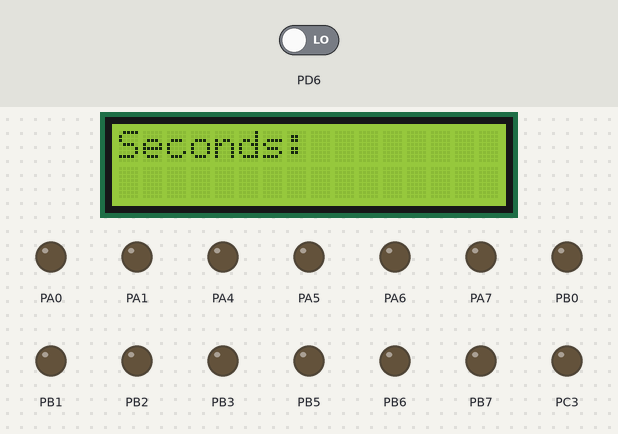
Recording of a program running on a simulated ATmega32, built with avr-gcc and emulated at 16 MHz. Parts: 16×2 character LCD, output pins drawn as LEDs (lit = HIGH). Wiring (inferred from the names in the program): character LCD (HD44780): RS PC0; R/W PC1; E PC2; data PD4, PD5, PC7, PD7. Wiring (inferred from the signals the program sends): 4×3 keypad with keys 1 2 3 4 5 6 7 8 9 * 0 # (labels assumed): rows PD0, PD1, PD2, PD3; columns PC4, PC5, PC6. The inputs (shaded band) are chosen by the test bench; at power-on: PD6 LOW. Pins used as bus, display or sensor lines are not drawn.

Above: at 0.33 s.
At 1.1 s:
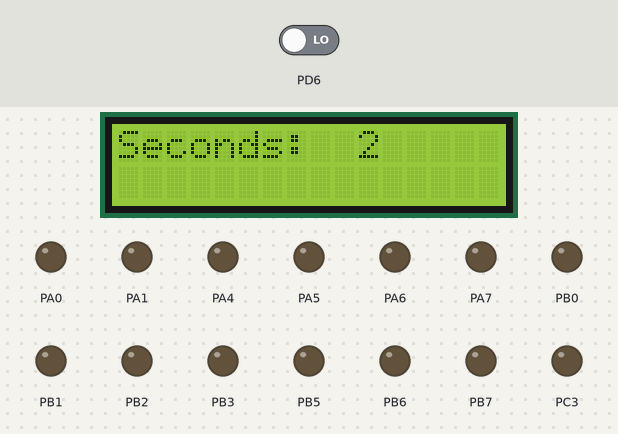
At 1.7 s:
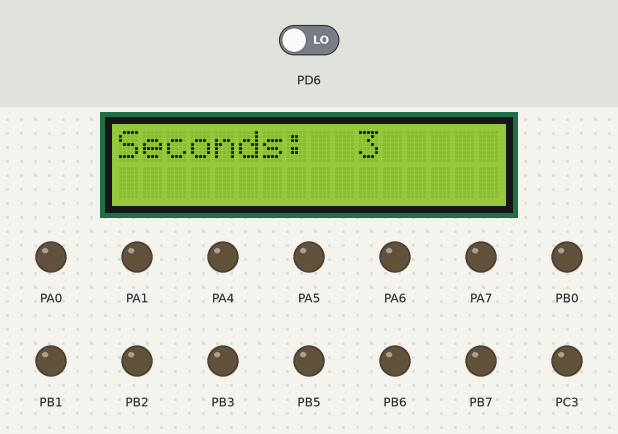
At 2.2 s:
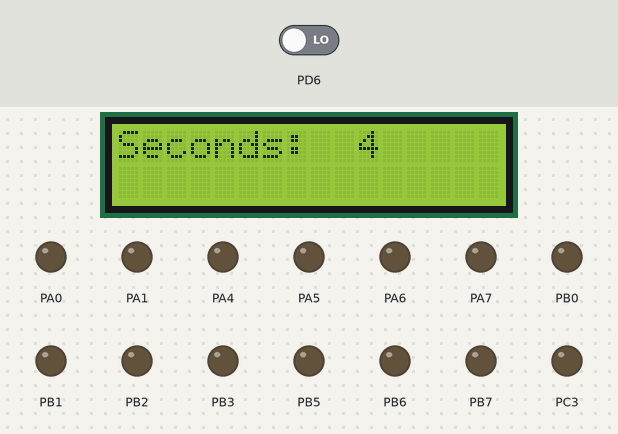
At 2.8 s:
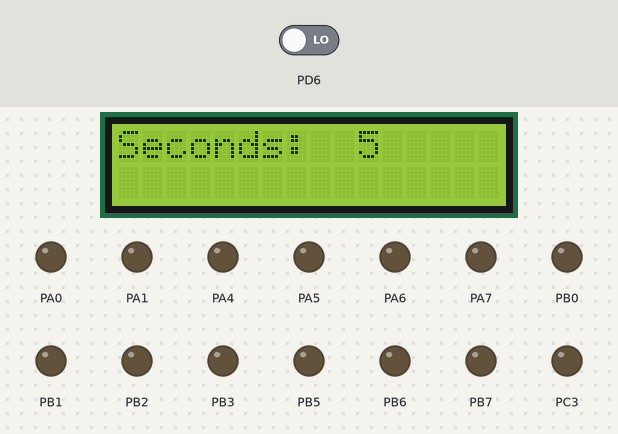

Measured:
- what the display in image 0 shows lasts 0.5 s, from 0.1 s to 0.6 s
- what the display in image 1 shows lasts 0.5 s, from 1.1 s to 1.6 s

The program:

main.c
```c
#define  F_CPU  16000000UL
#include <util/delay.h>

#include "MemMap.h"
#include "StdTypes.h"
#include "Utils.h"
#include "MCAL/DIO_Interface.h"
#include "HAL/LCD.h"
#include "HAL/KeyPad.h"
#include "MCAL/ADC.h"
#include "HAL/Sensors.h"
#include "MCAL/EXInterrupt.h"
#include "MCAL/Timers.h"
#include "SERVICES/TimerServices.h"
#include "HAL/servo.h"
#include "HAL/ultrasonic.h"
#include "SERVICES/UART_Services.h"
#include "MCAL/UART.h"
#include "MCAL/SPI.h"
//slave
#include "Scheduler/OS.h"
#include "Scheduler/Tasks.h"
#include "HAL/Sensor_DHT22_int.h"

// ISR Callback
void vMillisIncrement(void)
{
	static u16 u16_100uSecCounter = 0;
	static u16 u16_millisCounter = 0;
	u16_100uSecCounter++;

	if(u16_100uSecCounter >= 10)
	{
		u16_100uSecCounter = 0;
		u16_millisCounter++;
	}

	if(u16_millisCounter >= 1000)
	{
		// To be called every 1 Sec
		OS_Task_Handler();
		// Reset u16_millisCounter
		u16_millisCounter = 0;
	}
	TCNT0 = 156;  // to int timer to calculation 1us
}


void vInitEcu(void)
{
	u8 str[] = {"Seconds: "};
	Timer0_Init(TIMER0_NORMAL_MODE, TIMER0_SCALER_8, OCO_DISCONNECTED);
	Timer0_OV_InterruptEnable();
	Timer0_OC_SetCallBack(vMillisIncrement);

Timer1_Init(TIMER1_NORMAL_MODE,TIMER1_SCALER_8,OCRA_DISCONNECTED,OCRB_DISCONNECTED);
TCNT1=0;

	sei();
	DIO_Init();
	DIO_InitPin(PINB0,OUTPUT);
	DIO_InitPin(PINB2,OUTPUT);

	DIO_WritePin(PINB0,LOW);
	DIO_WritePin(PINB2,LOW);

	LCD_Init();
	LCD_WriteString(str);
    DHT_SensorINT();
}

/*
void Task_DisplaySystem(void);
void Task_Pump_Control(void);
void Task_ErrorHandle(void);
void Task_Critical_Irrigation(void);
void Task_Periodic_Irrigation(void);
void Task_SensorRunnable(void);
*/

void InitScheduler(void)
{
	// 1 ->mean (0.5)s because mcu 16MHZ
	OS_TaskCreate(Task_1S_LcdUpdate,1,BLOCKED);

	OS_TaskCreate(Task_Pump_Control,2,SUSPENDED);

	OS_TaskCreate(Task_Critical_Irrigation,15,BLOCKED); // 15 s

	OS_TaskCreate(Task_Periodic_Irrigation, 60 ,BLOCKED); // 60 s

	OS_TaskCreate(Task_SensorRunnable,5,BLOCKED); // 5 s

	OS_TaskCreate(Task_ErrorHandle,6,BLOCKED);

	OS_TaskCreate(Task_DisplaySystem,10,BLOCKED); //10sec
}


int main(void)
{
	// Sw initilaization
	vInitEcu();

	// Start the Scheduler
	InitScheduler();

	while(1)
	{
		// Execute the scheduler
		OS_TaskExecution();
	}
}
```

MemMap.h
```c
#ifndef MEMMAP32_H_
#define MEMMAP32_H_
/*
#  define __INTR_ATTRS used, externally_visible
#  define ISR(vector, ...)            \
void vector (void) __attribute__ ((signal,__INTR_ATTRS)) __VA_ARGS__; \
void vector (void)*/
//#define _VECTOR(N) __vector_ ## N*/

/* DIO_Registers */
#define DDRA (*(volatile unsigned char*)0x3A)
#define DDRB (*(volatile unsigned char*)0x37)
#define DDRC (*(volatile unsigned char*)0x34)
#define DDRD (*(volatile unsigned char*)0x31)

#define PINA (*(volatile unsigned char*)0x39)
#define PINB (*(volatile unsigned char*)0x36)
#define PINC (*(volatile unsigned char*)0x33)
#define PIND (*(volatile unsigned char*)0x30)

#define PORTA (*(volatile unsigned char*)0x3B)
#define PORTB (*(volatile unsigned char*)0x38)
#define PORTC (*(volatile unsigned char*)0x35)
#define PORTD (*(volatile unsigned char*)0x32)
/********************************************************************************************************/

/* ADC_Registers */
#define ADMUX (*(volatile unsigned char*)0x27)
#define ADLAR 5
#define REFS0 6
#define REFS1 7

#define ADCSRA (*(volatile unsigned char*)0x26)
#define ADPS0 0
#define ADPS1 1
#define ADPS2 2
#define ADIE  3
#define ADIF  4
#define ADATE 5
#define ADSC  6
#define ADEN  7

#define ADCL (*(volatile unsigned char*)0x24)
#define ADCH (*(volatile unsigned char*)0x25)
#define ADC (*(volatile unsigned short*)0x24)
/********************************************************************************************************/
/*External Interrupt */
#define MCUCSR   (*(volatile unsigned char*)0x54)
#define ISC2 6

#define MCUCR   (*(volatile unsigned char*)0x55)
#define ISC00 0
#define ISC01 1
#define ISC10 2
#define ISC11 3

#define GICR     (*(volatile unsigned char*)0x5B)
#define INT1 7
#define INT0 6
#define INT2 5

#define GIFR    (*(volatile unsigned char*)0x5A)
#define INTF1 7
#define INTF0 6
#define INTF2 5
/************************************************************************************************/
/* Timer 0 */
#define TCNT0   (*(volatile unsigned char*)0x52)
#define TCCR0   (*(volatile unsigned char*)0x53)
/* TCCR0 */
#define FOC0    7
#define WGM00   6
#define COM01   5
#define COM00   4
#define WGM01   3
#define CS02    2
#define CS01    1
#define CS00    0

#define TWCR    (*(volatile unsigned char*)0x56)
#define SPMCR   (*(volatile unsigned char*)0x57)
#define TIFR    (*(volatile unsigned char*)0x58)
#define TIMSK   (*(volatile unsigned char*)0x59)
/* TIMSK */
#define OCIE2   7
#define TOIE2   6
#define TICIE1  5
#define OCIE1A  4
#define OCIE1B  3
#define TOIE1   2
#define OCIE0   1
#define TOIE0   0

#define OCR0    (*(volatile unsigned char*)0x5C)
/****************************************************************************************************/

/*TIMER 1*/


#define ICR1         (*(volatile unsigned short*)0x46)
#define ICR1L     (*(volatile unsigned char*)0x46)
#define ICR1H     (*(volatile unsigned char*)0x47)
#define OCR1B     (*(volatile unsigned short*)0x48)
#define OCR1BL    (*(volatile unsigned char*)0x48)
#define OCR1BH       (*(volatile unsigned char*)0x49)
#define OCR1A     (*(volatile unsigned short*)0x4A)
#define OCR1AL    (*(volatile unsigned char*)0x4A)
#define OCR1AH      (*(volatile unsigned char*)0x4B)
#define TCNT1       (*(volatile unsigned short*)0x4C)
#define TCNT1L    (*(volatile unsigned char*)0x4C)
#define TCNT1H    (*(volatile unsigned char*)0x4D)
#define TCCR1B       (*(volatile unsigned char*)0x4E)
#define TCCR1A        (*(volatile unsigned char*)0x4F)

#define SFIOR       (*(volatile unsigned char*)0x50)

#define OSCCAL       (*(volatile unsigned char*)0x51)
/******************************************************************************/
/* Timer 2 */

#define OCR2     (*(volatile unsigned char*)0x43)
#define TCNT2    (*(volatile unsigned char*)0x44)
#define TCCR2    (*(volatile unsigned char*)0x45)


/* TCCR2 */
#define FOC2    7
#define WGM20   6
#define COM21   5
#define COM20   4
#define WGM21   3
#define CS22    2
#define CS21    1
#define CS20    0

/* ASSR */
/* bits 7-4 reserved */
#define AS2     3
#define TCN2UB  2
#define OCR2UB  1
#define TCR2UB  0

/* TCCR1A */
#define COM1A1  7
#define COM1A0  6
#define COM1B1  5
#define COM1B0  4
#define FOC1A   3
#define FOC1B   2
#define WGM11   1
#define WGM10   0

/* TCCR1B */
#define ICNC1   7
#define ICES1   6
/* bit 5 reserved */
#define WGM13   4
#define WGM12   3
#define CS12    2
#define CS11    1
#define CS10    0

/* WDTCR */
#define WDTCR    (*(volatile unsigned char*)0x41)
/* bits 7-5 reserved */
#define WDTOE   4
#define WDE     3
#define WDP2    2
#define WDP1    1
#define WDP0    0


/*****************************UART Registers*******************************/
/* USART Baud Rate Register Low */
#define UBRRL    (*(volatile unsigned char*)0x29)

/* USART Control and Status Register B */
#define UCSRB   (*(volatile unsigned char*)0x2A)

#define    RXCIE        7
#define    TXCIE        6
#define    UDRIE        5
#define    RXEN         4
#define    TXEN         3
#define    UCSZ         2
#define    UCSZ2        2
#define    RXB8         1
#define    TXB8         0
/* USART Control and Status Register A */
#define UCSRA    (*(volatile unsigned char*)0x2B)

#define    RXC          7
#define    TXC          6
#define    UDRE         5
#define    FE           4
#define    DOR          3
#define    UPE          2
#define    U2X          1
#define    MPCM         0
/* USART I/O Data Register */
#define UDR       (*(volatile unsigned char*)0x2C)

/* USART Baud Rate Register High */
#define UBRRH    (*(volatile unsigned char*)0x40)

/* USART Control and Status Register C */
#define UCSRC     (*(volatile unsigned char*)0x40)

/* USART Register C */
#define    URSEL        7
#define    UMSEL        6
#define    UPM1         5
#define    UPM0         4
#define    USBS         3
#define    UCSZ1        2
#define    UCSZ0        1
#define    UCPOL        0


/******************************************************************************/
/* SPI */
/* SPI Control Register */
#define SPCR       (*(volatile unsigned char*)0x2D)
/* SPI Status Register */
#define SPSR       (*(volatile unsigned char*)0x2E)
/* SPI I/O Data Register */
#define SPDR       (*(volatile unsigned char*)0x2F)

/* SPI Status Register - SPSR */
#define    SPIF         7
#define    WCOL         6
#define    SPI2X        0

/* SPI Control Register - SPCR */
#define    SPIE         7
#define    SPE          6
#define    DORD         5
#define    MSTR         4
#define    CPOL         3
#define    CPHA         2
#define    SPR1         1
#define    SPR0         0

/****************************** EEPROM Control Register ****************************/
/* EEPROM Control Register */
#define EECR	(*(volatile unsigned char*)0x3C)

#define    EERIE        3
#define    EEMWE        2
#define    EEWE         1
#define    EERE         0

/* EEPROM Data Register */
#define EEDR	(*(volatile unsigned char*)0x3D)

/* EEPROM Address Register */
#define EEAR	(*(volatile unsigned short*)0x3E)
#define EEARL	(*(volatile unsigned char*)0x3E)
#define EEARH	(*(volatile unsigned char*)0x3F)

/* TWI stands for "Two Wire Interface" or "TWI Was I2C(tm)" */
#define TWBR    (*(volatile unsigned char*)0x20)
#define TWSR    (*(volatile unsigned char*)0x21)
#define TWAR    (*(volatile unsigned char*)0x22)
#define TWDR    (*(volatile unsigned char*)0x23)

/* TIMSK */
#define OCIE2   7
#define TOIE2   6
#define TICIE1  5
#define OCIE1A  4
#define OCIE1B  3
#define TOIE1   2
#define OCIE0   1
#define TOIE0   0

/* TIFR */
#define OCF2    7
#define TOV2    6
#define ICF1    5
#define OCF1A   4
#define OCF1B   3
#define TOV1    2
#define OCF0    1
#define TOV0    0

/* SPMCR */
#define SPMIE   7
#define RWWSB   6
/* bit 5 reserved */
#define RWWSRE  4
#define BLBSET  3
#define PGWRT   2
#define PGERS   1
#define SPMEN   0

/* TWCR */
#define TWINT   7
#define TWEA    6
#define TWSTA   5
#define TWSTO   4
#define TWWC    3
#define TWEN    2
/* bit 1 reserved */
#define TWIE    0

/* TWAR */
#define TWA6    7
#define TWA5    6
#define TWA4    5
#define TWA3    4
#define TWA2    3
#define TWA1    2
#define TWA0    1
#define TWGCE   0

/* TWSR */
#define TWS7    7
#define TWS6    6
#define TWS5    5
#define TWS4    4
#define TWS3    3
/* bit 2 reserved */
#define TWPS1   1
#define TWPS0   0
/*********************************************************************************/
/* Interrupt vectors */
/* External Interrupt Request 0 */
#define INT0_vect			__vector_1
/* External Interrupt Request 1 */
#define INT1_vect			__vector_2
/* External Interrupt Request 2 */
#define INT2_vect			__vector_3
/* Timer/Counter2 Compare Match */
#define TIMER2_COMP_vect		__vector_4
/* Timer/Counter2 Overflow */
#define TIMER2_OVF_vect			__vector_5
/* Timer/Counter1 Capture Event */
#define TIMER1_ICU_vect		__vector_6
/* Timer/Counter1 Compare Match A */
#define TIMER1_OCA_vect		__vector_7
/* Timer/Counter1 Compare Match B */
#define TIMER1_OCB_vect		__vector_8
/* Timer/Counter1 Overflow */
#define TIMER1_OVF_vect			__vector_9
/* Timer/Counter0 Compare Match */
#define TIMER0_OC_vect		__vector_10
/* Timer/Counter0 Overflow */
#define TIMER0_OVF_vect			__vector_11
/* Serial Transfer Complete */
#define SPI_STC_vect			__vector_12
/* USART, Rx Complete */
#define UART_RX_vect			__vector_13
/* USART Data Register Empty */
#define UART_UDRE_vect			__vector_14
/* USART, Tx Complete */
#define UART_TX_vect			__vector_15
/* ADC Conversion Complete */
#define ADC_vect			   __vector_16
/* EEPROM Ready */
#define EE_RDY_vect			   __vector_17
/* Analog Comparator */
#define ANA_COMP_vect			__vector_18
/* 2-wire Serial Interface */
#define TWI_vect			    __vector_19
/* Store Program Memory Ready */
#define SPM_RDY_vect			__vector_20

#  define BAD_vect __vector_default

/*interrupt functions*/

# define sei()  __asm__ __volatile__ ("sei" ::)
# define cli()  __asm__ __volatile__ ("cli" ::)
# define reti()  __asm__ __volatile__ ("reti" ::)
# define ret()  __asm__ __volatile__ ("ret" ::)

#  define ISR_NOBLOCK    __attribute__((interrupt))
#  define ISR_NAKED      __attribute__((naked))


#  define ISR(vector,...)            \
void vector (void) __attribute__ ((signal))__VA_ARGS__ ; \
void vector (void)


#endif /* MEMMAPPED32_H_ */
```

TimerServices.c
```c
#include "TimerServices.h"

volatile u16 t1,t2,t3,flag=0;
static void Func_ICU(void);

void PWM_Measure(u32* Pfreq,u8* Pduty)
{
	u16 Ton,Toff;

	TCNT1=0;
	Timer1_ICU_SetCallBack(Func_ICU);
	Timer1_InputCaptureEdge(RISING);
	Timer1_ICU_InterruptEnable();
	flag=0;
	while(flag<3);
	Ton=t2-t1;
	Toff=t3-t2;

	*Pduty=((u32)Ton*100)/((u32)Ton+Toff);
	*Pfreq=(u32)1000000/((u32)Toff+Ton);

}

static void Func_ICU(void)
{
	if (flag==0)
	{
		t1=ICR1;
		Timer1_InputCaptureEdge(FALLING);
		flag=1;
	}
	else if (flag==1)
	{
		t2=ICR1;
		Timer1_InputCaptureEdge(RISING);
		flag=2;
	}
	else if (flag==2)
	{
		t3=ICR1;
		Timer1_ICU_InterruptDisable();
		flag=3;
	}


}
```

TimerServices.h
```c
#ifndef TIMERSERVICES_H_
#define TIMERSERVICES_H_

#include "../MCAL/Timers.h"
void PWM_Measure(u32* Pfreq,u8* Pduty);

#endif /* TIMERSERVICES_H_ */
```

UART_Services.c
```c
#include "UART_Services.h"


void UART_SendInt(u32 num)
{
	UART_Send((u8)num);
	UART_Send((u8)(num>>8));
	UART_Send((u8)(num>>16));
	UART_Send((u8)(num>>24));
	//u8 *p=&num;
	//UART_Send(p[0]);
}
u32 UART_ReceiveInt(void)
{
	u8 Byte_1=UART_Receive();
	u8 Byte_2=UART_Receive();
	u8 Byte_3=UART_Receive();
	u8 Byte_4=UART_Receive();
	u32 num=Byte_1|((u32)Byte_2<<8)|((u32)Byte_3<<16)|((u32)Byte_4<<24);
	return num;
}


void UART_SendString(u8*str)
{
	u8 i;
	for (i=0;str[i];i++)
	{
		UART_Send(str[i]);
	}
	UART_Send('#');
}

void UART_ReceiveString(u8*str)
{
	u8 i=0;
	str[i]=UART_Receive();
	while(str[i]!='#')
	{
		i++;
		str[i]=UART_Receive();
	}
	str[i]=0;
}


void UART_SendString_CS(u8*str)
{
	u8 i=0;
	u16 sum=0;
	for (i=0;str[i];i++)
	{
		sum=sum+str[i];
	}
	UART_Send(i);
	for (i=0;str[i];i++)
	{
		UART_Send(str[i]);
	}
	UART_Send(sum);
	UART_Send(sum>>8);

}

u8 UART_ReceiveString_CS(u8*str)
{
	u8 i,lens,byte_1,byte_2;
	u16 sum_rece,sum=0;
	lens=UART_Receive();
	for (i=0;i<lens;i++)
	{
		str[i]=UART_Receive();
		sum=sum+str[i];
	}
	byte_1=UART_Receive();
	byte_2=UART_Receive();
	sum_rece=byte_1|(u16)byte_2<<8;
	if (sum==sum_rece)
	{
		return 1;
	}
	else
	return 0;

}
```

UART_Services.h
```c
#ifndef UART_SERVICES_H_
#define UART_SERVICES_H_


#include "../MCAL/UART.h"


void UART_SendInt(u32 num);
u32 UART_ReceiveInt(void);
void UART_ReceiveString(u8*str);
void UART_SendString(u8*str);
void UART_SendString_CS(u8*str);

#endif /* UART_SERVICES_H_ */
```

OS.c
```c
#include "OS.h"

static OS_Stuct taskArray[MAX_NUM_OF_TASKS];
static u8 taskCounter = 0;

void OS_TaskState(fncPtr task , OS_state state){
	for(u8 i=0; i<MAX_NUM_OF_TASKS ; i++){
		if(taskArray[i].function == task){
			taskArray[i].task_state = state;
		}
	}
}


OS_feedback OS_TaskCreate(fncPtr function, u8 periodicity, OS_state default_state)
{

	OS_feedback errorState =OK;

	if(taskCounter >=MAX_NUM_OF_TASKS)
	{
		errorState = NOK_COUNT_LIMIT;
	}
	else if( (periodicity>HYPER_PERIOD) || (periodicity==0) )
	{
		errorState=NOK_TIME_LIMIT;
	}
	else if(function ==NULLPTR)
	{
		errorState = NOK_NULL_POINTER;
	}
	else
	{
			// Create task ->TCB
			taskArray[taskCounter].function = function;
			taskArray[taskCounter].task_periodicity= periodicity;
			taskArray[taskCounter].task_state= default_state;
			taskArray[taskCounter].task_Counter = 1; // 1->default
			taskCounter++;
	}

			return errorState ;
}

/* LInked to ISR --- Time --- Task States*/
void OS_Task_Handler(void)
{
	u8 task_id=0; //index
		for( task_id ; task_id < taskCounter ; task_id++){

				if(taskArray[task_id].task_Counter >= taskArray[task_id].task_periodicity  && taskArray[task_id].task_state != SUSPENDED){
					/*if(taskArray[task_id].task_state != SUSPENDED){}*/
					taskArray[task_id].task_state = READY; //change state To Ready
					taskArray[task_id].task_Counter = 1; // 1->default
				}
				else{
					taskArray[task_id].task_Counter++;
				}
		}
}


void OS_TaskExecution(void)
{
	u8 task_id=0; //index
	// check if (ready ->execute) And-->set state to Blocked

	for( task_id ; task_id < taskCounter ; task_id++){

		if(taskArray[task_id].task_state == READY){
			//Run_Fun
			taskArray[task_id].function();
			taskArray[task_id].task_state = BLOCKED ;
		}

	}
}
```

OS.h
```c
#ifndef OS_H_
#define OS_H_

#include "../StdTypes.h"

typedef void (*fncPtr) (void);

#define MAX_NUM_OF_TASKS ((u8) 7)
#define HYPER_PERIOD 70

typedef enum{
	BLOCKED,
	READY,
	SUSPENDED,
}OS_state;

// TCB
typedef struct{
	fncPtr      function; //Function_Called
	u8          task_periodicity; //periodicity
	OS_state    task_state;//states
	u8          task_Counter;
}OS_Stuct;

typedef enum{
	// Error_handel
	OK=0,
	NOK_COUNT_LIMIT,
	NOK_TIME_LIMIT,
	NOK_NULL_POINTER
	}OS_feedback;

void OS_TaskState(fncPtr task , OS_state default_state);

OS_feedback OS_TaskCreate(fncPtr task, u8 default_time_burst, OS_state default_state);

void OS_Task_Handler(void);

void OS_TaskExecution(void);


#endif /* OS_H_ */
```

Tasks.h
```c
/*
 * Tasks.h
 *
 *  Created on: May 7, 2021
 *      Author: Zack
 */

#ifndef SCHEDULER_TASKS_H_
#define SCHEDULER_TASKS_H_


void Start_Pump(void) ;
void Stop_Pump(void);

void Task_DisplaySystem(void);
void Task_Pump_Control(void);
void Task_ErrorHandle(void);
void Task_Critical_Irrigation(void);
void Task_Periodic_Irrigation(void);
void Task_SensorRunnable(void);
void Task_1S_LcdUpdate(void);

// void Task_4S_Runnable(void);
// void Task_5S_Blink(void);
// void Task_6_GetVAlUE(void);

// void Task_2S_Blink(void);
// void Task_3S_Blink(void);


#endif /* SCHEDULER_TASKS_H_ */
```

Utils.h
```c
#ifndef UTILS_H_
#define UTILS_H_


#define   SET_BIT(reg,bit)      (reg=reg|(1<<bit))
#define   CLR_BIT(reg,bit)    (reg=reg&(~(1<<bit)))
#define   CLEAR_BIT(reg,bit)    (reg=reg&(~(1<<bit)))
#define   READ_BIT(reg,bit)     ((reg>>bit)&1)
#define   TOGGLE_BIT(reg,bit)      (reg=reg^(1<<bit))


#endif /* UTILS_H_ */
```

Source omitted: Tasks.c (3506 bytes), KeyPad.c (557 bytes), KeyPad.h (289 bytes), LCD.c (3829 bytes), LCD.h (1051 bytes), Sensor_DHT22.c (2346 bytes), Sensor_DHT22_int.h (285 bytes), Sensors.c (239 bytes), Sensors.h (214 bytes), Stepper.c (3513 bytes), Stepper.h (683 bytes), servo.c (149 bytes) and 17 more
